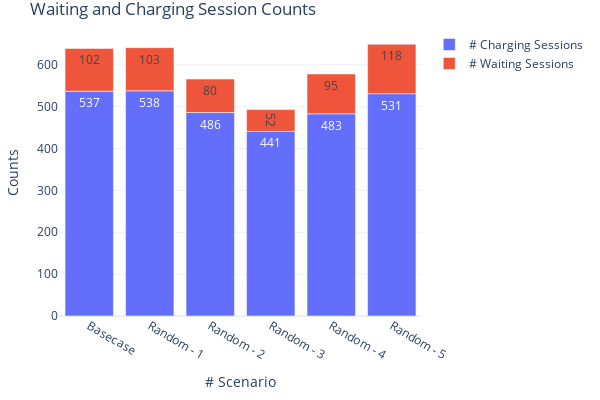

Notebook code cell kept with this figure:
### Markdown cell above
#### 5.3 Charging and Waiting Sessions

### Code cell
fig = go.Figure(
    data=[
        go.Bar(
            name="# Charging Sessions",
            x=count_stats['analysis_id'],
            y=count_stats['cs_count'],
            offsetgroup=1,
            text=count_stats['cs_count'],
            textposition='auto',
        ),
        go.Bar(
            name="# Waiting Sessions",
            x=count_stats['analysis_id'],
            y=count_stats['wait_count'],
            offsetgroup=1,
            base=count_stats['cs_count'],
            text=count_stats['wait_count'],
            textposition='auto',
        )
    ],
    layout=go.Layout(
        title="Waiting and Charging Session Counts",
        yaxis_title="Counts", 
        xaxis_title="# Scenario", width=600, height=400
        
    )
)
fig.update_xaxes(type='category', tickvals=[0, 1, 2, 3, 4, 5], ticktext=['Basecase', 'Random - 1', 'Random - 2', 'Random - 3', 'Random - 4', 'Random - 5'])
fig.update_layout(margin=dict(l=20, r=20, t=30, b=20), uniformtext_minsize=8, uniformtext_mode='hide', template='plotly_white')
fig.show()

### Figure 1 — Plotly figure (JSON) as saved in the notebook; plotly's stock layout.template omitted (floating-point values rounded to 4 significant figures)
{"data": [{"name": "# Charging Sessions", "offsetgroup": "1", "text": [537, 538, 486, 441, 483, 531], "textposition": "auto", "type": "bar", "x": [438, 437, 436, 435, 434, 433], "y": [537, 538, 486, 441, 483, 531]}, {"base": [537, 538, 486, 441, 483, 531], "name": "# Waiting Sessions", "offsetgroup": "1", "text": [102, 103, 80, 52, 95, 118], "textposition": "auto", "type": "bar", "x": [438, 437, 436, 435, 434, 433], "y": [102, 103, 80, 52, 95, 118]}], "layout": {"height": 400, "margin": {"b": 20, "l": 20, "r": 20, "t": 30}, "title": {"text": "Waiting and Charging Session Counts"}, "uniformtext": {"minsize": 8, "mode": "hide"}, "width": 600, "xaxis": {"autorange": true, "range": [-0.5, 5.5], "ticktext": ["Basecase", "Random - 1", "Random - 2", "Random - 3", "Random - 4", "Random - 5"], "tickvals": [0, 1, 2, 3, 4, 5], "title": {"text": "# Scenario"}, "type": "category"}, "yaxis": {"autorange": true, "range": [0, 683.2], "title": {"text": "Counts"}, "type": "linear"}}}
